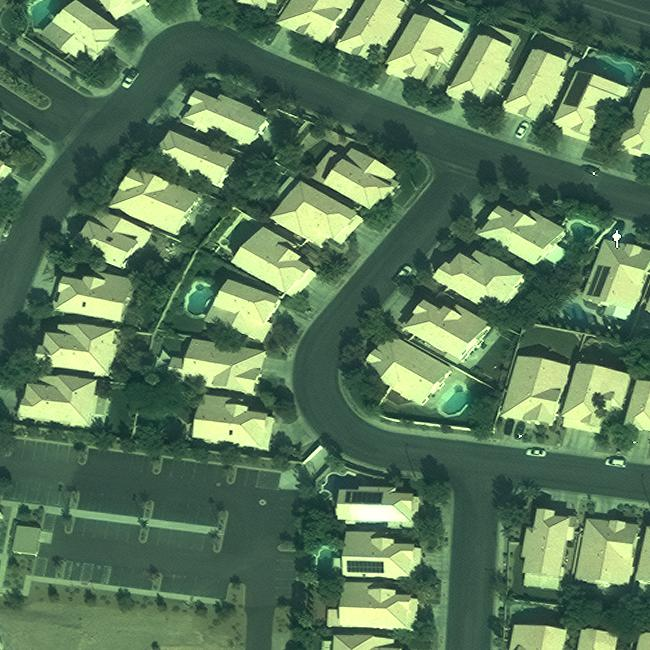
#> input picture figs/eg.jpg, 650 x 650 px
$ python test_auto_bbox.py --image figs/eg.jpg
#> lines starting #> are read from the running program, lines starting #| are printed output that depends on the picture; after the words box and inside, x2 and y2 are one past the last pixel; in counts of white or black regions, pixels touching at a corner belong together
### utils/auto_bbox.py
from dataclasses import asdict, dataclass
from typing import Any, Dict, Optional, Tuple

import cv2
import numpy as np


@dataclass
class AutoBBoxConfig:
    init_window_size: int = 96
    min_box_size: int = 12
    max_box_size: int = 256
    padding: int = 8
    floodfill_lo_diff: int = 12
    floodfill_up_diff: int = 12
    canny_low: int = 50
    canny_high: int = 150
    morph_kernel_size: int = 3
    fallback_box_size: int = 64
    min_area_ratio: float = 0.001
    max_area_ratio: float = 0.8
    max_aspect_ratio: float = 6.0


def generate_adaptive_bbox(image, click_point, config=None, debug=False):
    """
    image: np.ndarray, supports gray/RGB/BGR/RGBA
    click_point: (x, y)
    config: dict or AutoBBoxConfig
    debug: bool

    return:
        bbox: [x1, y1, x2, y2]
        info: dict
    """
    cfg = AutoBBoxConfig()
    info = _base_info(click_point, debug)
    try:
        cfg = _normalize_config(config)
        info["config"] = asdict(cfg)
        valid_image, message = _validate_image(image)
        if not valid_image:
            bbox = _empty_image_fallback(click_point, cfg)
            info.update(
                success=False,
                method="fallback",
                message=message,
                final_bbox=bbox,
                fallback_used=True,
            )
            return bbox, info

        height, width = image.shape[:2]
        point, _ = _normalize_point(click_point)
        if point is None:
            info.update(
                success=False,
                method="fallback",
                message="Invalid click_point; expected numeric (x, y).",
                fallback_used=True,
            )
            bbox = _fallback_bbox((0, 0), width, height, cfg)
            info["final_bbox"] = bbox
            return bbox, info

        x, y = point
        info["click_point"] = [x, y]
        click_inside = 0 <= x < width and 0 <= y < height
        if not click_inside:
            clamped_point = (int(np.clip(x, 0, width - 1)), int(np.clip(y, 0, height - 1)))
            bbox = _fallback_bbox(clamped_point, width, height, cfg)
            info.update(
                success=False,
                method="fallback",
                message="click_point is outside image bounds; returned clipped fallback bbox.",
                final_bbox=bbox,
                fallback_used=True,
            )
            return bbox, info

        roi, roi_origin, roi_box = _crop_roi(image, point, cfg.init_window_size)
        info["roi"] = roi_box
        gray, gray_message = _to_gray(roi)
        if gray is None:
            bbox = _fallback_bbox(point, width, height, cfg)
            info.update(
                success=False,
                method="fallback",
                message=gray_message,
                final_bbox=bbox,
                fallback_used=True,
            )
            return bbox, info

        mask = _floodfill_mask(gray, (x - roi_origin[0], y - roi_origin[1]), cfg)
        mask = _cleanup_mask(mask, cfg.morph_kernel_size)
        raw_bbox, mask_area, mask_message = _component_bbox_containing_point(
            mask, (x - roi_origin[0], y - roi_origin[1])
        )
        info["mask_area"] = int(mask_area)
        if debug:
            info["debug_mask"] = mask.copy()

        if raw_bbox is None:
            bbox = _fallback_bbox(point, width, height, cfg)
            info.update(
                success=False,
                method="fallback",
                message=mask_message,
                final_bbox=bbox,
                fallback_used=True,
            )
            return bbox, info

        info["raw_bbox"] = _bbox_to_list(raw_bbox)
        final_bbox = _map_bbox_to_image(raw_bbox, roi_origin, cfg.padding, width, height)
        valid, valid_message = _validate_bbox(final_bbox, point, width, height, mask_area, mask.size, cfg)
        if not valid:
            bbox = _fallback_bbox(point, width, height, cfg)
            info.update(
                success=False,
                method="fallback",
                message=valid_message,
                final_bbox=bbox,
                fallback_used=True,
            )
            return bbox, info

        info.update(
            success=True,
            method="floodfill",
            message="adaptive bbox generated.",
            final_bbox=final_bbox,
            fallback_used=False,
        )
        return final_bbox, info
    except Exception as exc:
        bbox = _safe_fallback_from_image(image, click_point, cfg)
        info.update(
            success=False,
            method="fallback",
            message=f"adaptive bbox failed: {exc}",
            final_bbox=bbox,
            fallback_used=True,
        )
        return bbox, info


def _normalize_config(config: Optional[Any]) -> AutoBBoxConfig:
    if config is None:
        return AutoBBoxConfig()
    if isinstance(config, AutoBBoxConfig):
        return config
    if isinstance(config, dict):
        values = asdict(AutoBBoxConfig())
        values.update(config)
        return AutoBBoxConfig(**values)
    raise TypeError("config must be None, dict, or AutoBBoxConfig.")


def _base_info(click_point, debug: bool) -> Dict[str, Any]:
    return {
        "success": False,
        "method": None,
        "message": "",
        "click_point": list(click_point) if _is_point_like(click_point) else click_point,
        "roi": None,
        "raw_bbox": None,
        "final_bbox": None,
        "mask_area": 0,
        "fallback_used": False,
        "debug_mask": None if debug else "disabled",
    }


def _validate_image(image) -> Tuple[bool, str]:
    if image is None:
        return False, "image is None."
    if not isinstance(image, np.ndarray):
        return False, "image must be a numpy ndarray."
    if image.size == 0:
        return False, "image is empty."
    if image.ndim not in (2, 3):
        return False, "image must be gray or HWC color array."
    if image.shape[0] <= 0 or image.shape[1] <= 0:
        return False, "image has invalid spatial shape."
    return True, ""


def _is_point_like(point) -> bool:
    return isinstance(point, (tuple, list, np.ndarray)) and len(point) == 2


def _normalize_point(point) -> Tuple[Optional[Tuple[int, int]], bool]:
    if not _is_point_like(point):
        return None, False
    try:
        x = int(round(float(point[0])))
        y = int(round(float(point[1])))
    except (TypeError, ValueError):
        return None, False
    return (x, y), True


def _crop_roi(image: np.ndarray, point: Tuple[int, int], window_size: int):
    height, width = image.shape[:2]
    half = max(1, int(window_size) // 2)
    x, y = point
    x1 = max(0, x - half)
    y1 = max(0, y - half)
    x2 = min(width, x + half)
    y2 = min(height, y + half)
    return image[y1:y2, x1:x2], (x1, y1), [x1, y1, x2, y2]


def _to_gray(roi: np.ndarray):
    if roi.ndim == 2:
        return _as_uint8(roi), ""
    if roi.ndim != 3:
        return None, "ROI channel layout is invalid."
    channels = roi.shape[2]
    if channels == 1:
        return _as_uint8(roi[:, :, 0]), ""
    if channels == 3:
        return _as_uint8(cv2.cvtColor(roi, cv2.COLOR_BGR2GRAY)), ""
    if channels == 4:
        return _as_uint8(cv2.cvtColor(roi, cv2.COLOR_BGRA2GRAY)), ""
    return None, f"Unsupported image channel count: {channels}."


def _as_uint8(image: np.ndarray) -> np.ndarray:
    if image.dtype == np.uint8:
        return image
    if np.issubdtype(image.dtype, np.floating):
        finite = np.nan_to_num(image, copy=True)
        if finite.max(initial=0) <= 1.0:
            finite = finite * 255.0
        return np.clip(finite, 0, 255).astype(np.uint8)
    return np.clip(image, 0, 255).astype(np.uint8)


def _floodfill_mask(gray: np.ndarray, seed: Tuple[int, int], cfg: AutoBBoxConfig) -> np.ndarray:
    blurred = cv2.GaussianBlur(gray, (5, 5), 0)
    clahe = cv2.createCLAHE(clipLimit=2.0, tileGridSize=(8, 8))
    enhanced = clahe.apply(blurred)
    flood_mask = np.zeros((enhanced.shape[0] + 2, enhanced.shape[1] + 2), dtype=np.uint8)
    flags = 4 | cv2.FLOODFILL_FIXED_RANGE | cv2.FLOODFILL_MASK_ONLY | (255 << 8)
    cv2.floodFill(
        enhanced.copy(),
        flood_mask,
        seedPoint=seed,
        newVal=0,
        loDiff=int(cfg.floodfill_lo_diff),
        upDiff=int(cfg.floodfill_up_diff),
        flags=flags,
    )
    region = flood_mask[1:-1, 1:-1]
    edges = cv2.Canny(enhanced, int(cfg.canny_low), int(cfg.canny_high))
    return np.where((region > 0) & (edges == 0), 255, 0).astype(np.uint8)


def _cleanup_mask(mask: np.ndarray, kernel_size: int) -> np.ndarray:
    size = max(1, int(kernel_size))
    kernel = np.ones((size, size), dtype=np.uint8)
    opened = cv2.morphologyEx(mask, cv2.MORPH_OPEN, kernel)
    return cv2.morphologyEx(opened, cv2.MORPH_CLOSE, kernel)


def _component_bbox_containing_point(mask: np.ndarray, point: Tuple[int, int]):
    x, y = point
    if mask.size == 0 or not (0 <= x < mask.shape[1] and 0 <= y < mask.shape[0]):
        return None, 0, "click point is outside ROI mask."
    num_labels, labels, stats, _ = cv2.connectedComponentsWithStats((mask > 0).astype(np.uint8), 8)
    label_id = labels[y, x]
    if num_labels <= 1 or label_id == 0:
        return None, 0, "floodFill did not produce a valid component containing click_point."
    left, top, width, height, area = stats[label_id]
    return (int(left), int(top), int(left + width), int(top + height)), int(area), "component found."


def _map_bbox_to_image(raw_bbox, roi_origin, padding: int, image_width: int, image_height: int):
    x1, y1, x2, y2 = raw_bbox
    ox, oy = roi_origin
    pad = max(0, int(padding))
    mapped = [
        int(np.clip(x1 + ox - pad, 0, image_width - 1)),
        int(np.clip(y1 + oy - pad, 0, image_height - 1)),
        int(np.clip(x2 + ox + pad, 1, image_width)),
        int(np.clip(y2 + oy + pad, 1, image_height)),
    ]
    return mapped


def _validate_bbox(
    bbox,
    point: Tuple[int, int],
    image_width: int,
    image_height: int,
    mask_area: int,
    roi_area: int,
    cfg: AutoBBoxConfig,
):
    x1, y1, x2, y2 = bbox
    if x2 <= x1 or y2 <= y1:
        return False, "bbox has non-positive width or height."
    width = x2 - x1
    height = y2 - y1
    if width < cfg.min_box_size or height < cfg.min_box_size:
        return False, "bbox is smaller than min_box_size."
    if width > cfg.max_box_size or height > cfg.max_box_size:
        return False, "bbox is larger than max_box_size."
    aspect = max(width / max(height, 1), height / max(width, 1))
    if aspect > cfg.max_aspect_ratio:
        return False, "bbox aspect ratio is abnormal."
    x, y = point
    if not (x1 <= x < x2 and y1 <= y < y2):
        return False, "bbox does not contain click_point."
    area_ratio = float(mask_area) / float(max(roi_area, 1))
    if area_ratio < cfg.min_area_ratio:
        return False, "component area is too small."
    if area_ratio > cfg.max_area_ratio:
        return False, "component area is too large."
    if x1 < 0 or y1 < 0 or x2 > image_width or y2 > image_height:
        return False, "bbox is outside image bounds."
    return True, "bbox is valid."


# [30 lines left out: functions _fallback_bbox, _empty_image_fallback, _safe_fallback_from_image, not called in this run]


def _bbox_to_list(bbox):
    return [int(v) for v in bbox]

### test_auto_bbox.py
import argparse
import json

import cv2
import numpy as np

from utils.auto_bbox import AutoBBoxConfig, generate_adaptive_bbox


def parse_args():
    parser = argparse.ArgumentParser(description="Test adaptive bbox generation without GUI.")
    parser.add_argument("--image", default=None, help="Optional image path. Uses a synthetic image when omitted.")
    parser.add_argument("--click-x", type=int, default=80, help="Click x coordinate.")
    parser.add_argument("--click-y", type=int, default=80, help="Click y coordinate.")
    parser.add_argument("--debug", action="store_true", help="Include debug mask metadata in output.")
    return parser.parse_args()


def load_or_create_image(path):
    if path is None:
        image = np.zeros((160, 160, 3), dtype=np.uint8)
        cv2.rectangle(image, (45, 45), (115, 115), (180, 180, 180), thickness=-1)
        cv2.rectangle(image, (55, 55), (105, 105), (220, 220, 220), thickness=-1)
        return image
    image = cv2.imread(path, cv2.IMREAD_UNCHANGED)
    if image is None:
        raise ValueError(f"Unable to read image: {path}")
    return image


def summarize_info(info):
    summary = dict(info)
    debug_mask = summary.get("debug_mask")
    if isinstance(debug_mask, np.ndarray):
        summary["debug_mask"] = {
            "shape": list(debug_mask.shape),
            "dtype": str(debug_mask.dtype),
            "nonzero": int(np.count_nonzero(debug_mask)),
        }
    return summary


def assert_bbox_valid(bbox, image_shape):
    height, width = image_shape[:2]
    x1, y1, x2, y2 = bbox
    assert 0 <= x1 < x2 <= width, f"Invalid x range: {bbox}"
    assert 0 <= y1 < y2 <= height, f"Invalid y range: {bbox}"


def main():
    args = parse_args()
    image = load_or_create_image(args.image)
#> in load_or_create_image, image is the input picture: shape (650, 650, 3); mean B, G, R 89.8, 120.1, 90.7
    config = AutoBBoxConfig()
    bbox, info = generate_adaptive_bbox(
        image,
        (args.click_x, args.click_y),
        config=config,
        debug=args.debug,
    )
#> in generate_adaptive_bbox, `valid_image, message = _validate_image(image)`: valid_image = True; message = ''
#> in generate_adaptive_bbox, `roi, roi_origin, roi_box = _crop_roi(image, point, cfg.init_window_size)`:
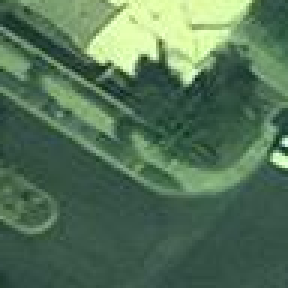
#> roi: shape (96, 96, 3) (shown 3 times larger); mean B, G, R 87.1, 114, 83.1
#> in generate_adaptive_bbox, `roi, roi_origin, roi_box = _crop_roi(image, point, cfg.init_window_size)`: roi_origin = (32, 32); roi_box = [32, 32, 128, 128]
#> in generate_adaptive_bbox, `gray, gray_message = _to_gray(roi)`:
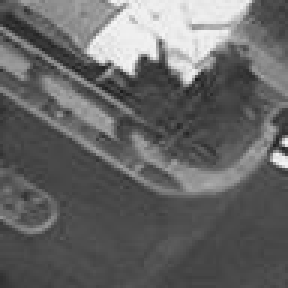
#> gray: shape (96, 96) (shown 3 times larger); min 26, max 246, mean 101.7
#> in generate_adaptive_bbox, `gray, gray_message = _to_gray(roi)`: gray_message = ''
#> in _floodfill_mask, `blurred = cv2.GaussianBlur(gray, (5, 5), 0)`:
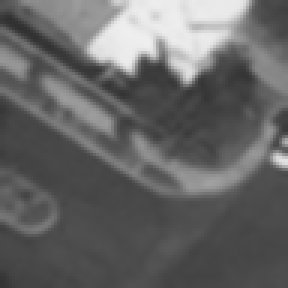
#> blurred: shape (96, 96) (shown 3 times larger); min 48, max 239, mean 101.7
#> in _floodfill_mask, `enhanced = clahe.apply(blurred)`:
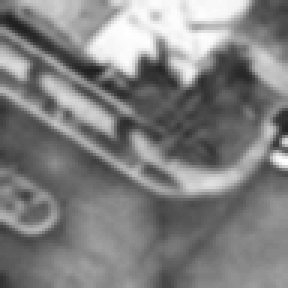
#> enhanced: shape (96, 96) (shown 3 times larger); min 32, max 255, mean 127.9
#> in _floodfill_mask, `edges = cv2.Canny(enhanced, int(cfg.canny_low), int(cfg.canny_high))`:
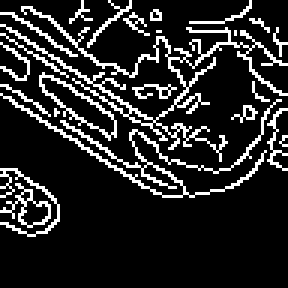
#> edges: shape (96, 96) (shown 3 times larger); 15.5% white in thin lines or dots, all inside (x1, y1, x2, y2) = (0, 0, 96, 79)
#> in _floodfill_mask, `return np.where((region > 0) & (edges == 0), 255, 0).astype(np.uint8)`:
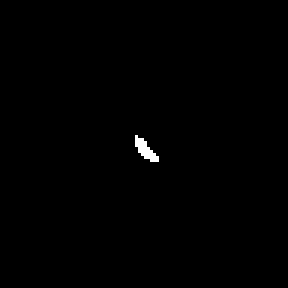
#> returned value: shape (96, 96) (shown 3 times larger); 0.37% white in thin lines or dots, all inside (x1, y1, x2, y2) = (45, 45, 53, 54)
#> in _cleanup_mask, `opened = cv2.morphologyEx(mask, cv2.MORPH_OPEN, kernel)`: opened: shape (96, 96); 0.29% white; 1 white region, box (x1, y1, x2, y2) and area: (45, 46, 51, 53) 27
#> in _component_bbox_containing_point, `num_labels, labels, stats, _ = cv2.connectedComponentsWithStats((mask ..`: num_labels = 2; stats = [[0, 0, 96, 96, 9189], [45, 46, 6, 7, 27]]
#> in _component_bbox_containing_point, `label_id = labels[y, x]`: label_id = 1
#> in _component_bbox_containing_point, `left, top, width, height, area = stats[label_id]`: left = 45; top = 46; width = 6; height = 7; area = 27
#> in generate_adaptive_bbox, `raw_bbox, mask_area, mask_message = _component_bbox_containing_point( ..`: raw_bbox = (45, 46, 51, 53); mask_area = 27; mask_message = 'component found.'
#> in _map_bbox_to_image, `x1, y1, x2, y2 = raw_bbox`: x1 = 45; y1 = 46; x2 = 51; y2 = 53
#> in _map_bbox_to_image, `ox, oy = roi_origin`: ox = 32
#> in _map_bbox_to_image, `mapped = [ int(np.clip(x1 + ox - pad, 0, image_width - 1)), int(np.cli..`: mapped = [69, 70, 91, 93]
#> in _validate_bbox, `x1, y1, x2, y2 = bbox`: x1 = 69; y1 = 70; x2 = 91; y2 = 93
#> in _validate_bbox, `width = x2 - x1`: width = 22
#> in _validate_bbox, `height = y2 - y1`: height = 23
#> in _validate_bbox, `aspect = max(width / max(height, 1), height / max(width, 1))`: aspect = 1.05
#> in _validate_bbox, `area_ratio = float(mask_area) / float(max(roi_area, 1))`: area_ratio = 0.00293
#> in generate_adaptive_bbox, `valid, valid_message = _validate_bbox(final_bbox, point, width, height..`: valid = True; valid_message = 'bbox is valid.'
#> bbox = [69, 70, 91, 93]; info = 11 items
    assert_bbox_valid(bbox, image.shape)
#> in assert_bbox_valid, `x1, y1, x2, y2 = bbox`: x1 = 69; y1 = 70; x2 = 91; y2 = 93
    print(json.dumps({"bbox": bbox, "info": summarize_info(info)}, indent=2))
#> in summarize_info, `summary = dict(info)`: summary = 11 items
#> in summarize_info, `debug_mask = summary.get("debug_mask")`: debug_mask = 'disabled'
#> (printed output is left out)


if __name__ == "__main__":
    main()
